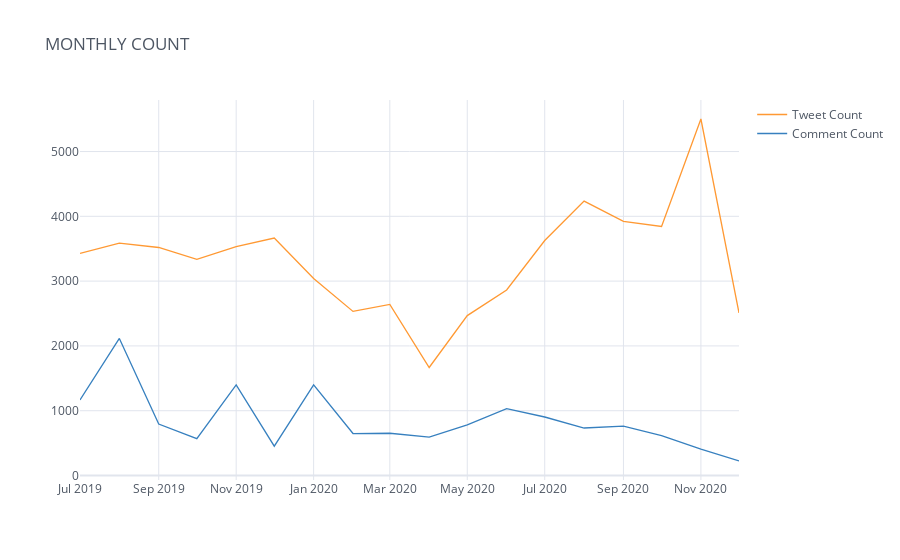

This figure's notebook cell:
### Code cell
all_yt_comments_time['Date']=pd.to_datetime(all_yt_comments_time['Date'],infer_datetime_format=True)
monthly_count = pd.concat([all_tweets_time.groupby(all_tweets_time.Date.dt.to_period("M")).count()["ID"],all_yt_comments_time.groupby(all_yt_comments_time.Date.dt.to_period("M")).count()["Comment ID"]],axis=1)
monthly_count.columns = ['Tweet Count','Comment Count']
monthly_count.iplot(title='MONTHLY COUNT',theme='white')

### Figure 1 — Plotly figure (JSON) as saved in the notebook; plotly's stock layout.template omitted (floating-point values rounded to 4 significant figures)
{"data": [{"line": {"color": "rgba(255, 153, 51, 1.0)", "dash": "solid", "shape": "linear", "width": 1.3}, "mode": "lines", "name": "Tweet Count", "text": "", "type": "scatter", "x": ["2019-07", "2019-08", "2019-09", "2019-10", "2019-11", "2019-12", "2020-01", "2020-02", "2020-03", "2020-04", "2020-05", "2020-06", "2020-07", "2020-08", "2020-09", "2020-10", "2020-11", "2020-12"], "y": [3429, 3585, 3519, 3336, 3533, 3665, 3040, 2533, 2640, 1667, 2468, 2863, 3627, 4235, 3923, 3843, 5502, 2509]}, {"line": {"color": "rgba(55, 128, 191, 1.0)", "dash": "solid", "shape": "linear", "width": 1.3}, "mode": "lines", "name": "Comment Count", "text": "", "type": "scatter", "x": ["2019-07", "2019-08", "2019-09", "2019-10", "2019-11", "2019-12", "2020-01", "2020-02", "2020-03", "2020-04", "2020-05", "2020-06", "2020-07", "2020-08", "2020-09", "2020-10", "2020-11", "2020-12"], "y": [1167, 2115, 794, 569, 1397, 453, 1400, 648, 652, 594, 780, 1031, 903, 733, 762, 617, 409, 224]}], "layout": {"legend": {"bgcolor": "#FFFFFF", "font": {"color": "#4D5663"}}, "paper_bgcolor": "#FFFFFF", "plot_bgcolor": "#FFFFFF", "title": {"font": {"color": "#4D5663"}, "text": "MONTHLY COUNT"}, "xaxis": {"gridcolor": "#E1E5ED", "showgrid": true, "tickfont": {"color": "#4D5663"}, "title": {"font": {"color": "#4D5663"}, "text": ""}, "zerolinecolor": "#E1E5ED"}, "yaxis": {"gridcolor": "#E1E5ED", "showgrid": true, "tickfont": {"color": "#4D5663"}, "title": {"font": {"color": "#4D5663"}, "text": ""}, "zerolinecolor": "#E1E5ED"}}}
